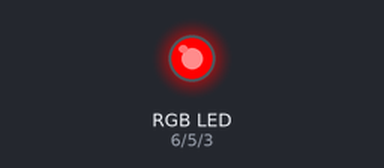
A sketch run on a simulated Arduino Uno, built with avr-gcc and run on an emulated ATmega328P. Shown: an RGB LED mixed from three pins (HIGH = lit).

Above: at 1.0 s.
At 3.0 s:
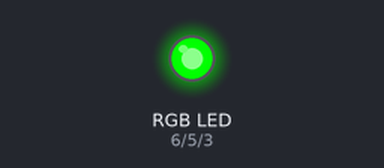
At 5.0 s:
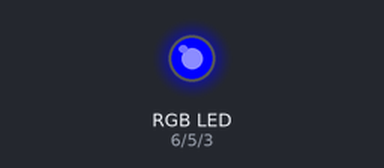
Timing chart, 0 to 7.8 s (numbered marks = the images above):
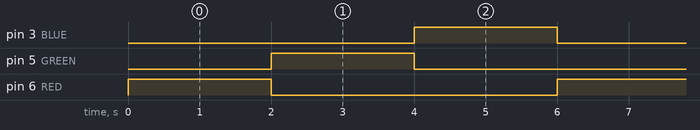

The sketch:

rgb-led.ino
```cpp
// Define the output pin for each LED
#define BLUE 3
#define GREEN 5
#define RED 6

void setRed(){
  digitalWrite(RED    , HIGH);
  digitalWrite(GREEN  , LOW);
  digitalWrite(BLUE   , LOW);
}

void setGreen(){
  digitalWrite(RED    , LOW);
  digitalWrite(GREEN  , HIGH);
  digitalWrite(BLUE   , LOW);
}

void setBlue(){
  digitalWrite(RED    , LOW);
  digitalWrite(GREEN  , LOW);
  digitalWrite(BLUE   , HIGH);
}

//we represent the LED state using a state machine
enum ledState{
  red, green, blue
};
ledState state;

//at each loop, we perform a transition to the next state
void updateState(){
  switch(state){
    case red:
      setRed();
      state = green;
      break;
    case green:
      setGreen();
      state = blue;
      break;
    case blue:
      setBlue();
      state = red;
      break;
  }
}

void setup() {
  // put your setup code here, to run once:

  //set all pins to output
  pinMode(RED   , OUTPUT);
  pinMode(GREEN , OUTPUT);
  pinMode(BLUE  , OUTPUT);

  //set initial state value
  state = red;
}

void loop() {
  // put your main code here, to run repeatedly:

  updateState();//change the LED color

  delay(2000);//each color shines for 2s, then changes again
}
```

Measured:
- by itself, pin 3 (BLUE), pin 5 (GREEN), pin 6 (RED): alternates HIGH for 2.0 s and LOW for 4.0 s
- by itself, everything shown: repeats every 6.0 s, in 3 steps
